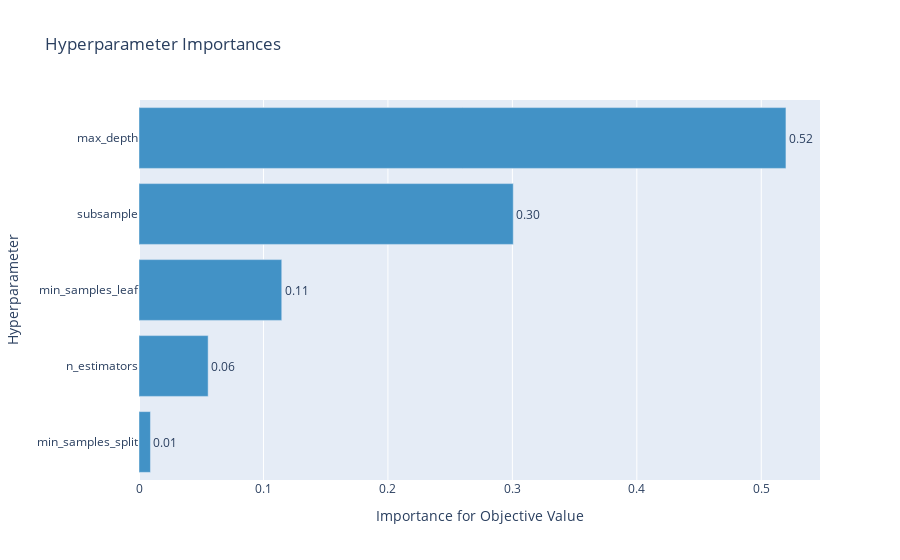

Notebook code cell kept with this figure:
### Code cell
optuna.visualization.plot_param_importances(study)

### Figure 1 — Plotly figure (JSON) as saved in the notebook; plotly's stock layout.template omitted (floating-point values rounded to 4 significant figures)
{"data": [{"cliponaxis": false, "hovertemplate": ["min_samples_split (IntUniformDistribution): 0.009206908564566733<extra></extra>", "n_estimators (IntUniformDistribution): 0.05556463113821657<extra></extra>", "min_samples_leaf (IntUniformDistribution): 0.11469527487385608<extra></extra>", "subsample (UniformDistribution): 0.3007150558359224<extra></extra>", "max_depth (IntUniformDistribution): 0.5198181295874383<extra></extra>"], "marker": {"color": "rgb(66,146,198)"}, "orientation": "h", "text": ["0.009206908564566733", "0.05556463113821657", "0.11469527487385608", "0.3007150558359224", "0.5198181295874383"], "textposition": "outside", "texttemplate": "%{text:.2f}", "type": "bar", "x": [0.009207, 0.05556, 0.1147, 0.3007, 0.5198], "y": ["min_samples_split", "n_estimators", "min_samples_leaf", "subsample", "max_depth"]}], "layout": {"showlegend": false, "title": {"text": "Hyperparameter Importances"}, "xaxis": {"title": {"text": "Importance for Objective Value"}}, "yaxis": {"title": {"text": "Hyperparameter"}}}}
